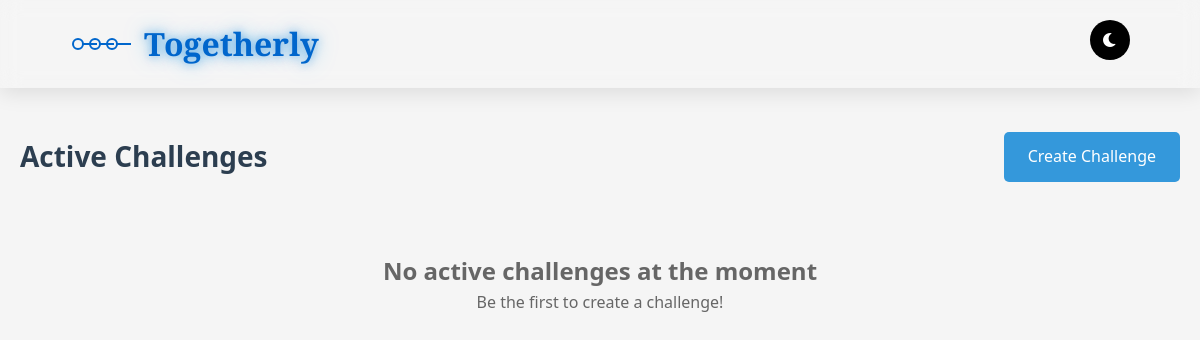
/challenges/ (signed in), run on an earlier commit of the app's database.
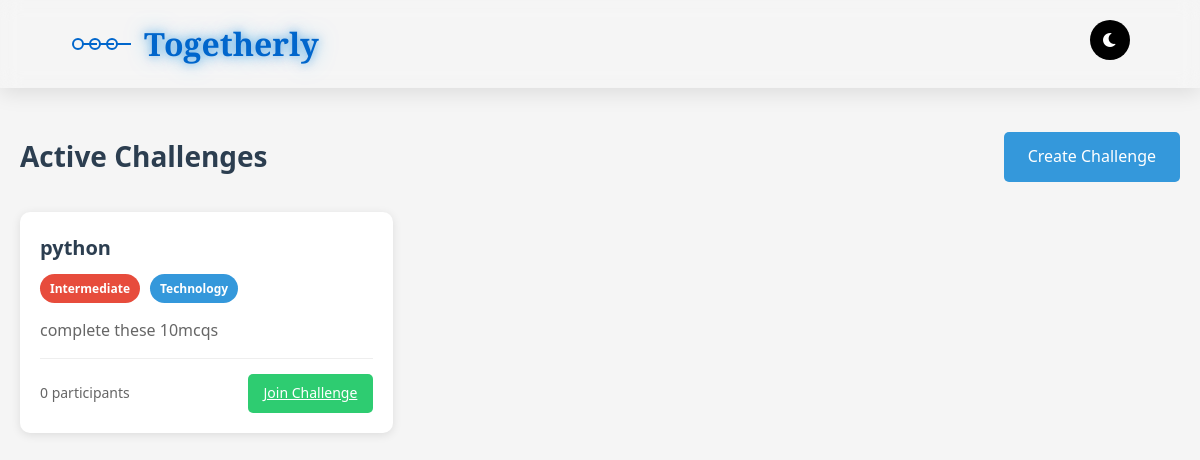
And on a later commit of the database.
### challenges/models.py (models this page shows, shortened)
class SkillChallenge(models.Model):
    DIFFICULTY_CHOICES = [
        ('beginner', 'Beginner'),
        ('intermediate', 'Intermediate'),
        ('advanced', 'Advanced')
    ]
    CATEGORY_CHOICES = [
        ('tech', 'Technology'),
        ('design', 'Design'),
        ('marketing', 'Marketing'),
        ('business', 'Business Strategy'),
        ('writing', 'Content Writing'),
        ('data', 'Data Analysis')
    ]
    creator = models.ForeignKey(User, on_delete=models.CASCADE)
    title = models.CharField(max_length=200)
    description = models.TextField()
    difficulty = models.CharField(max_length=20, choices=DIFFICULTY_CHOICES)
    category = models.CharField(max_length=20, choices=CATEGORY_CHOICES)
    start_date = models.DateTimeField()
    end_date = models.DateTimeField()
    max_participants = models.IntegerField(default=50)
    prize_description = models.TextField(blank=True)
    created_at = models.DateTimeField(auto_now_add=True)
    image = models.ImageField(upload_to='challenge_images/', null=True, blank=True)

### challenges/views.py (the view)
# urls.py: path('', views.challenge_list, name='challenge_list'),
@login_required
def challenge_list(request):
    active_challenges = SkillChallenge.objects.filter(
        end_date__gte=timezone.now()
    ).annotate(
        participants_count=Count('challengeparticipation')
    ).order_by('start_date')
    user_participations = ChallengeParticipation.objects.filter(
        user=request.user
    ).values_list('challenge_id', flat=True)
    context = {
        'active_challenges': active_challenges,
        'user_participations': user_participations,
    }
    return render(request, 'challenges/challenge_list.html', context)

### challenges/templates/challenges/challenge_list.html (shortened to what this page needs)
<!DOCTYPE html>
<html lang="en">
<head>
    <link rel="stylesheet" href="https://cdnjs.cloudflare.com/ajax/libs/font-awesome/6.0.0-beta3/css/all.min.css">
</head>
<body>
    <div class="navbar">
        <div class="logo">
            <div class="logo-icon">
                <div class="logo-circle"></div>
                <div class="logo-circle"></div>
                <div class="logo-circle"></div>
            </div>
            <span class="logo-text">Togetherly</span>
        </div>
        <div class="nav-links">
            <div class="nav-item">
                <button class="theme-toggle" id="themeToggle">
                    <i class="fas fa-moon"></i>
                </button>
            </div>
        </div>
    </div>
    <div class="container">
        <div class="header">
            <h1>Active Challenges</h1>
            <a href="{% url 'create_challenge' %}" class="create-btn">Create Challenge</a>
        </div>
        {% if active_challenges %}
            <div class="challenges-grid">
                {% for challenge in active_challenges %}
                    <div class="challenge-card">
                        <div class="challenge-content">
                            <h2 class="challenge-title">{{ challenge.title }}</h2>
                            <div class="challenge-meta">
                                <span class="badge badge-difficulty">{{ challenge.get_difficulty_display }}</span>
                                <span class="badge badge-category">{{ challenge.get_category_display }}</span>
                            </div>
                            <p class="challenge-description">{{ challenge.description }}</p>
                            <div class="challenge-footer">
                                <span class="participants">{{ challenge.participants_count }} participants</span>
                                {% if challenge.id in user_participations %}
                                    <form method="post" action="{% url 'challenge_detail' challenge.id %}">
                                        {% csrf_token %}
                                        <button type="submit" class="action-btn leave-btn">Leave Challenge</button>
                                    </form>
                                {% else %}
                                    <a href="{% url 'challenge_detail' challenge.id %}" class="action-btn join-btn">Join Challenge</a>
                                {% endif %}
                            </div>
                        </div>
                    </div>
                {% endfor %}
            </div>
        {% else %}
            <div class="empty-state">
                <h2>No active challenges at the moment</h2>
                <p>Be the first to create a challenge!</p>
            </div>
        {% endif %}
    </div>
</body>
</html>

### challenges/templates/challenges/challenge_list.html (style rules this page uses)
:root { --primary-color: #0066cc; --bg-color: #f3f2ef; --text-color: #333; --card-bg: #ffffff; --border-color: #e0e0e0; --hover-bg: #f5f5f5; }
* { margin: 0; padding: 0; box-sizing: border-box; font-family: 'Segoe UI', Tahoma, Geneva, Verdana, sans-serif; }
body { background-color: #f5f5f5; color: #333; line-height: 1.6; }
.navbar { position: fixed; top: 0; left: 0; width: 100%; padding: 1rem 2rem; background: var(--nav-bg); backdrop-filter: blur(10px); -webkit-backdrop-filter: blur(10px); box-shadow: 0 5px 20px rgba(0, 0, 0, 0.1); display: flex; justify-content: space-between; align-items: center; z-index: 1000; height: 5.5rem; transition: all 0.3s ease; }
.logo { display: flex; align-items: center; gap: 10px; margin-left: 2.5rem; }
.logo-icon { display: flex; align-items: center; gap: 5px; animation: float 3s ease-in-out infinite; }
.logo-circle { width: 12px; height: 12px; border: 2px solid var(--primary-color); border-radius: 50%; position: relative; }
.logo-circle::after { content: ''; position: absolute; top: 50%; left: 100%; width: 15px; height: 2px; background: var(--primary-color); transform: translateY(-50%); }
.logo-text { font-family: 'Cinzel', serif; font-size: 32px; font-weight: 600; color: var(--primary-color); margin-left: 1rem; text-shadow: 0 0 10px rgba(0, 102, 204, 0.5), 0 0 20px rgba(0, 194, 255, 0.5); transition: text-shadow 0.5s ease; }
.nav-links { display: flex; justify-content: space-between; margin-right: 4rem; }
.nav-item { display: flex; flex-direction: column; align-items: center; gap: 4px; text-decoration: none; font-size: 0.8em; padding: 0 8px; cursor: pointer; margin-right: 2rem; }
button { width: 100%; padding: 12px; background: var(--primary-color); color: white; border: none; border-radius: 8px; cursor: pointer; font-weight: bold; transition: transform 0.3s ease; }
.theme-toggle { position: fixed; top: 20px; right: 70px; border-radius: 50%; background-color: black; color: white; border: none; cursor: pointer; width: 40px; height: 40px; z-index: 1001; transition: transform 0.5s ease, background-color 0.3s ease; }
.theme-toggle i { font-size: larger; }
.container { max-width: 1200px; margin: 40px auto; padding: 20px; margin-top: 7rem; }
.header { display: flex; justify-content: space-between; align-items: center; margin-bottom: 30px; }
.header h1 { color: #2c3e50; font-size: 28px; }
.create-btn { background-color: #3498db; color: white; padding: 12px 24px; border: none; border-radius: 5px; text-decoration: none; font-size: 16px; cursor: pointer; transition: background-color 0.3s; }
.challenges-grid { display: grid; grid-template-columns: repeat(auto-fill, minmax(300px, 1fr)); gap: 20px; }
.challenge-card { background: white; border-radius: 10px; box-shadow: 0 2px 10px rgba(0, 0, 0, 0.1); overflow: hidden; transition: transform 0.3s; }
.challenge-content { padding: 20px; }
.challenge-title { font-size: 20px; color: #2c3e50; margin-bottom: 10px; }
.challenge-meta { display: flex; gap: 10px; margin-bottom: 15px; }
.badge { padding: 5px 10px; border-radius: 20px; font-size: 12px; font-weight: 600; }
.badge-difficulty { background-color: #e74c3c; color: white; }
.badge-category { background-color: #3498db; color: white; }
.challenge-description { color: #666; margin-bottom: 15px; display: -webkit-box; -webkit-box-orient: vertical; overflow: hidden; }
.challenge-footer { display: flex; justify-content: space-between; align-items: center; padding-top: 15px; border-top: 1px solid #eee; }
.participants { color: #666; font-size: 14px; }
.action-btn { padding: 8px 16px; border: none; border-radius: 5px; font-size: 14px; cursor: pointer; transition: background-color 0.3s; }
.join-btn { background-color: #2ecc71; color: white; }

What changed in the data, as far as the page shows it:
added SkillChallenge: title "python", difficulty "Intermediate", category "Technology", description "complete these 10mcqs", participants_count "0", shows "Join Challenge"
Also different on the page:
text no longer shown: "No active challenges at the moment Be the first to create a challenge!"
